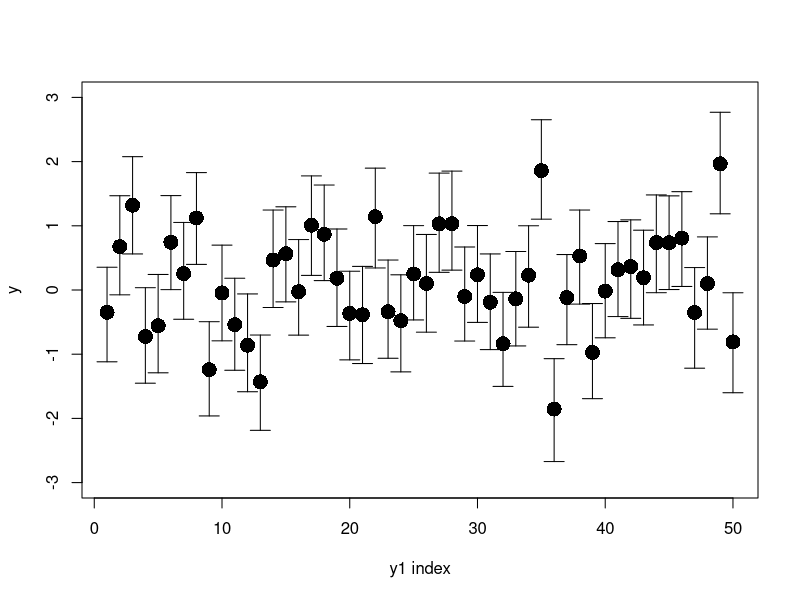
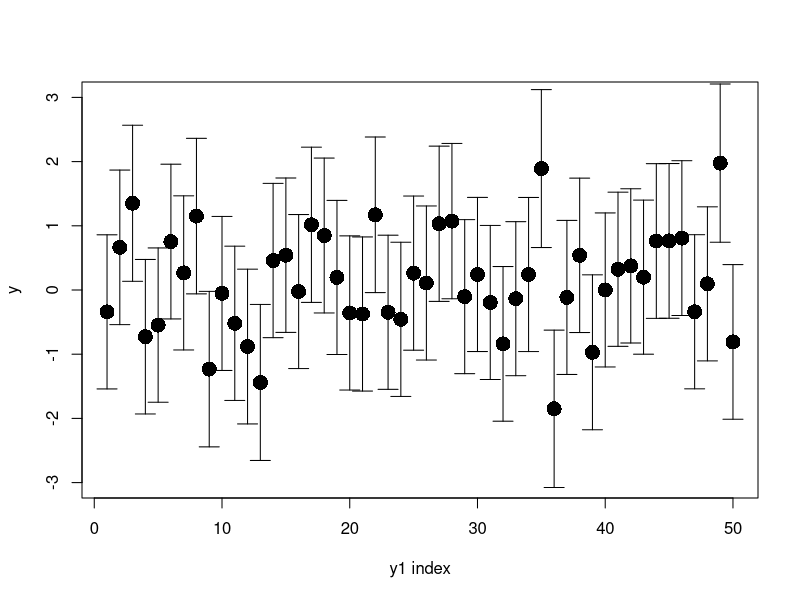
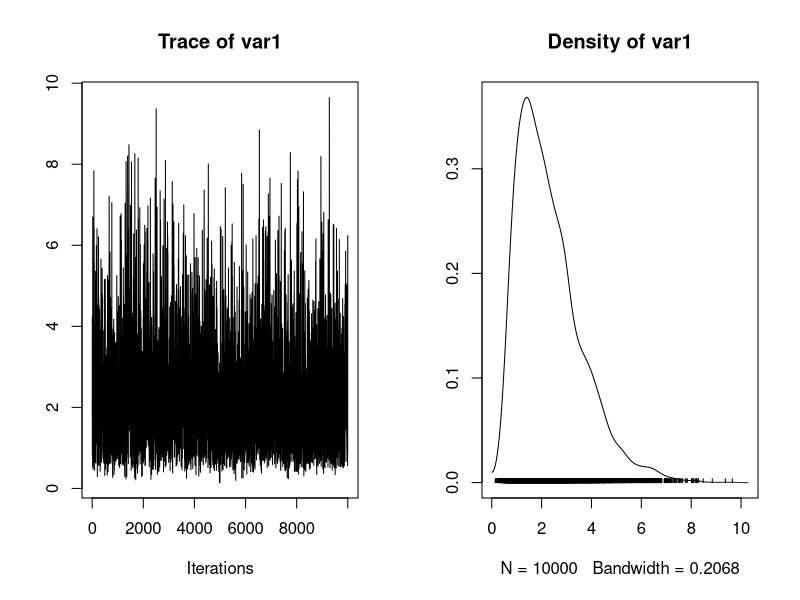
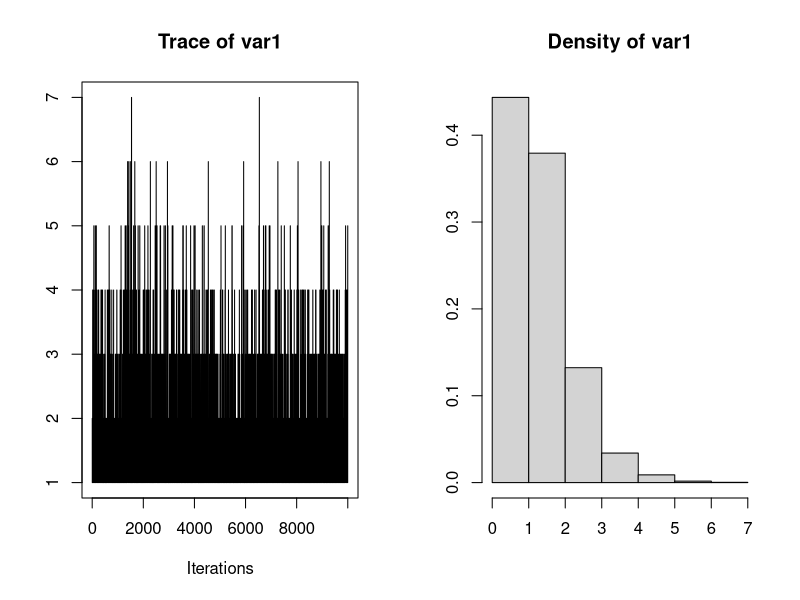
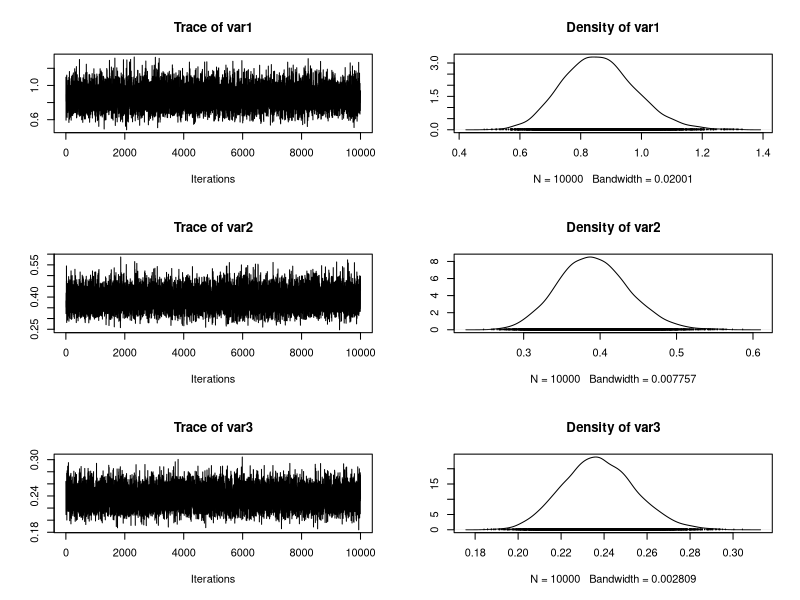
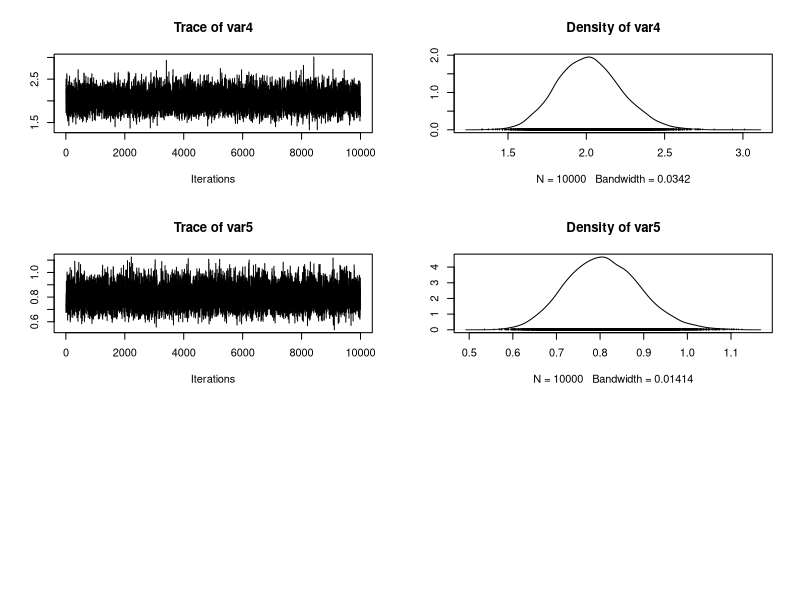
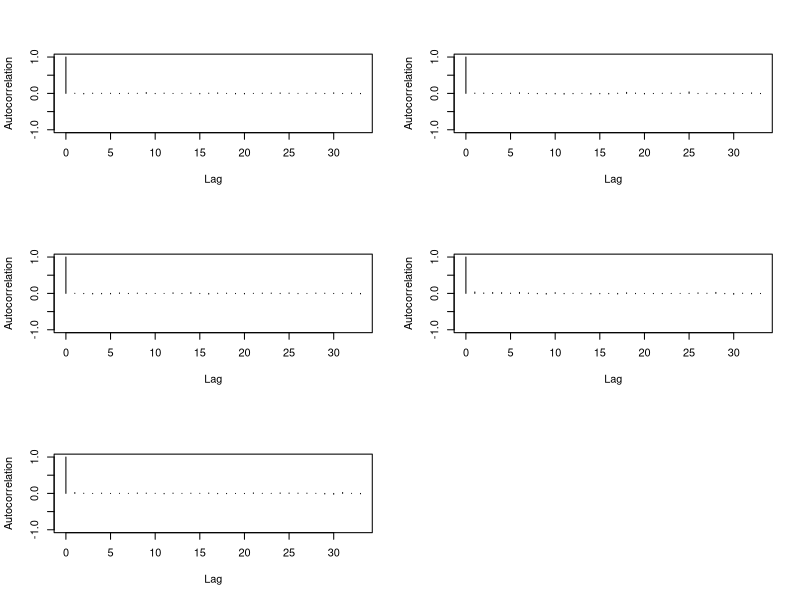
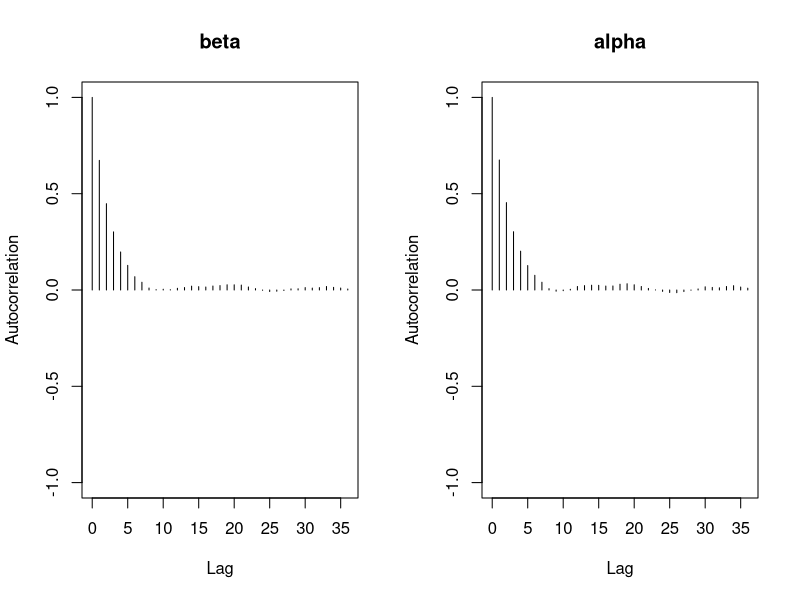

Write R code to recreate these figures, in order.
## ---- chunk 1
knitr::opts_chunk$set(echo = TRUE)
library(mvtnorm)
library(MCMCpack)
require(tidyverse)
library(coda)
## ---- chunk 2
# Simulate data: train and test
n_train = 100
n_test = 50
theta = c(0,0)
sigma = matrix(c(1,0.8,0.8,1),nrow=2,ncol=2)
set.seed(1234)
Y_train = rmvnorm(n_train, mean = theta, sigma= sigma)
colnames(Y_train) = c('y1','y2')
set.seed(123)
Y_test = rmvnorm(n_test, mean = theta, sigma= sigma)
Y_test_y2 = Y_test[,2]
colnames(Y_test) = c('y1','y2')
## ---- chunk 3
############################
# Rerun the gibbs sampler from hw5
gibbs_normal = function(mu_0, Lambda_0, nu_0, S_0, n_iter, Y){
  n = nrow(Y)
  ybar = apply(Y,2,mean)
  
  ## Gibbs Sampler
  #Initial values for Gibbs sampler
  Sigma <- cov(Y)
  #Set null matrices to save samples
  THETA <- SIGMA <- NULL
  
  #first set number of iterations and burn-in, then set seed
  burn_in <- 0.3*n_iter
  set.seed(1234)
  
  for (s in 1:(n_iter+burn_in)){
    #update theta using its full conditional
    Lambda_n <- solve(solve(Lambda_0) + n*solve(Sigma))
    mu_n <- Lambda_n %*% (solve(Lambda_0)%*%mu_0 + n*solve(Sigma)%*%ybar)
    theta <- rmvnorm(1,mu_n,Lambda_n)
    #update Sigma
    S_theta <- (t(Y)-c(theta))%*%t(t(Y)-c(theta))
    S_n <- S_0 + S_theta
    nu_n <- nu_0 + n
    Sigma <- riwish(nu_n, S_n)
    #save results only past burn-in
    if(s > burn_in){
      THETA <- rbind(THETA,theta)
      SIGMA <- rbind(SIGMA,c(Sigma))
    }
  } 
  colnames(THETA) <- c("theta_1","theta_2")
  colnames(SIGMA) <- c("sigma_11","sigma_12","sigma_21","sigma_22") #symmetry in sigma
  
  return(list(theta = THETA, sigma = SIGMA))
}

# Initialize the hyperparameters
mu_0 = c(0,0)
Lambda_0 = matrix(c(1,0.5,0.5,1),nrow=2, ncol=2)
nu_0 = 4
S_0 =  matrix(c(1,0,0,1),nrow=2, ncol=2)

# Performs Gibbs Sampling
normal_mcmc = gibbs_normal(mu_0, Lambda_0, nu_0, S_0, n_iter=1000, Y=Y_train)
## ---- chunk 4
gibbs_composition = function(normal_mcmc, Y_test_y2){
  #innitialize values for Gibbs sampler
  Y1 = NULL
  n_iter <- 750; burn_in <- 0.3*n_iter
  set.seed(1234)
  
  for (s in 1:(n_iter+burn_in)){
    #sample theta and sigma from training set
    theta_1 = normal_mcmc$theta[s,][1]
    theta_2 = normal_mcmc$theta[s,][2]
    sigma_11 = normal_mcmc$sigma[s,][1]
    sigma_22 = normal_mcmc$sigma[s,][4]
    sigma_12 = sigma21 = normal_mcmc$sigma[s,][2]
    
    #update y1 which have 50 new predictions
    y1_vec = NULL
    for (y2 in Y_test_y2){
      theta_y1 = theta_1 + sigma_12%*%solve(sigma_22)%*%(y2 - theta_2)
      var_y1 = sigma_11 - sigma_12%*%solve(sigma_22)%*%sigma_12
      y1 = rnorm(1, mean = theta_y1, sd= var_y1)
      y1_vec = rbind(y1_vec, y1)
    }
    
    #save results only past burn-in
    if(s > burn_in){
      Y1 <- cbind(Y1,y1_vec)
    }
  }
  return(Y1)
}

Y1_predict = gibbs_composition(normal_mcmc, Y_test_y2)
## ---- chunk 5
stats = c()
for (i in 1:50 ){
  y1_dist = Y1_predict[i,]
  mean.mc <- mean(y1_dist)
  probs.mc <- quantile(y1_dist, c(0.025,0.975))
  stats = rbind(stats, c(mean.mc, probs.mc))
}
colnames(stats) <- c("mean", "lwr","upr")
stats = data.frame(stats)
gp = 1:50
plot(gp, stats$mean, ylim=c(-3, 3),xlab="y1 index", ylab="y", pch=16, cex=2)
arrows(x0=gp, y0=stats$lwr, x1=gp, y1=stats$upr, code=3, angle=90, length=0.1)
## ---- chunk 6
y1_true = Y_test[,1]
df = cbind(y1_true,stats)

df = as.data.frame(df) # turn it into a dataframe
count_within = df %>% 
  mutate(within = y1_true >= lwr & y1_true <= upr)%>%
  summarise(sum = sum(within))

count_within[1,1]/50
## ---- chunk 7
Y_train_df = as.data.frame(Y_train)
first_model = lm(y1 ~ y2, data = Y_train_df)

# predict y1 values given 50 new test y2
Y_test_y2_df = data.frame(Y_test_y2)
colnames(Y_test_y2_df) = 'y2'
y1_predict = predict(first_model, Y_test_y2_df)
y1_predict
## ---- chunk 8
y1_predict_interval = predict(first_model, Y_test_y2_df, interval = "predict")
df_fre = data.frame(y1_predict_interval)
names(df_fre) = c("mean", "lwr", "upr")

gp = 1:50
plot(gp, df_fre$mean, ylim=c(-3, 3),xlab="y1 index", ylab="y", pch=16, cex=2)
arrows(x0=gp, y0=df_fre$lwr, x1=gp, y1=df_fre$upr, code=3, angle=90, length=0.1)
## ---- chunk 9
##################################
##1. Simulation of the real data
##################################
n = c(50, 70, 200, 100, 90)
set.seed(123456)
theta_j_true = rgamma(5, shape=2, rate =3)

time = c()
group = c()
iter = 1
for (n_j in n){
  y_j = rgamma(n_j, shape=1, rate=theta_j_true[iter])
  time = c(time, y_j)
  group = c(group, rep(iter, n_j))
  iter = iter + 1
}
Y = cbind(group,time)

##################
##2. Gibbs sampler
##################
#Data summaries
J <- length(unique(Y[,"group"]))
ysum <- c(by(Y[,"time"],Y[,"group"],sum))
n <- c(table(Y[,"group"]))

#Hyperparameters for the priors
b1 = 1
b2 = 1/100
w = 1

#Grid values for sampling a1_grid (assume a1=20 is a reasonably large, distribution approaches 0)
alpha_grid<- 1:5000

#Initial values for Gibbs sampler
alpha = 1
beta = 1/100
  
#First set number of iterations and burn-in, then set seed
n_iter <- 10000; burn_in <- 0.3*n_iter
set.seed(1234)

#Set null matrices to save samples
THETA <- matrix(nrow=n_iter, ncol=J)
OTHER_PAR <- matrix(nrow=n_iter, ncol=2)

#Now, to the Gibbs sampler
for(s in 1:(n_iter+burn_in)){
  #update the theta vector (all the theta_j's)
  alpha_j <- alpha + n
  beta_j <- beta + ysum
  theta <- rgamma(J, alpha_j, beta_j)
  
  #update beta
  bn1 <- b1 + J * alpha
  bn2 <- b2 + sum(theta)
  beta <- rgamma(1,bn1, bn2)
  
  #update alpha
  log_prob_alpha <- alpha_grid*J*log(beta) - J*lgamma(alpha_grid) + (alpha_grid-1)*sum(log(theta)) - w*alpha_grid
  alpha <- sample(alpha_grid,1, prob = exp(log_prob_alpha - max(log_prob_alpha)) )
  
  #save results only past burn-in
  if(s > burn_in){
    THETA[(s-burn_in),] <- theta
    OTHER_PAR[(s-burn_in),] <- c(beta, alpha)
  }
}

colnames(OTHER_PAR) <- c("beta","alpha")

################
## Diagnostics
################
OTHER_PAR.mcmc <- mcmc(OTHER_PAR,start=1)
plot(OTHER_PAR.mcmc[,"beta"])
plot(OTHER_PAR.mcmc[,"alpha"])

THETA.mcmc <- mcmc(THETA,start=1)
plot(THETA.mcmc)

autocorr.plot(THETA.mcmc)
autocorr.plot(OTHER_PAR.mcmc)


#####################################################################
## Point and interval estimates of group specific mean reaction time
#####################################################################
stats = c()
for (i in 1:5 ){
  theta_i = THETA[,i]
  mean.mc <- mean(1/theta_i)
  probs.mc <- quantile(1/theta_i, c(0.025,0.975))
  stats = rbind(stats, c(mean.mc, probs.mc))
}
colnames(stats) <- c("mean", "lwr","upr")
stats = data.frame(stats)
gp = 1:5
plot(gp, stats$mean, ylim=c(0, 5.5),xlab="Index", ylab="Reaction time", pch=16, cex=2)
# Add error bars and true values
arrows(x0=gp, y0=stats$lwr, x1=gp, y1=stats$upr, code=3, angle=90, length=0.1)
points(x=gp, y=1/theta_j_true,pch=16, col="red")
## ---- chunk 10
#Hyperparameters for the priors
alpha = 1
beta = 1/100

#First set number of iterations and burn-in, then set seed
n_iter <- 10000; burn_in <- 0.3*n_iter
set.seed(1234)

#Set null matrices to save samples
THETA <- matrix(nrow=n_iter, ncol=J)

#Now, to the Gibbs sampler
for(s in 1:(n_iter+burn_in)){
  #update the theta vector (all the theta_j's)
  alpha_j <- alpha + n
  beta_j <- beta + ysum
  theta <- rgamma(J, alpha_j, beta_j)
  
  #save results only past burn-in
  if(s > burn_in){
    THETA[(s-burn_in),] <- theta
  }
}

stats = c()
for (i in 1:5 ){
  theta_i = THETA[,i]
  mean.mc <- mean(1/theta_i)
  probs.mc <- quantile(1/theta_i, c(0.025,0.975))
  stats = rbind(stats, c(mean.mc, probs.mc))
}
colnames(stats) <- c("mean", "lwr","upr")
stats = data.frame(stats)
gp = 1:5
plot(gp, stats$mean, ylim=c(0, 5.5),xlab="Index", ylab="Reaction time", pch=16, cex=2)
# Add error bars and true values
arrows(x0=gp, y0=stats$lwr, x1=gp, y1=stats$upr, code=3, angle=90, length=0.1)
points(x=gp, y=1/theta_j_true,pch=16, col="red")
